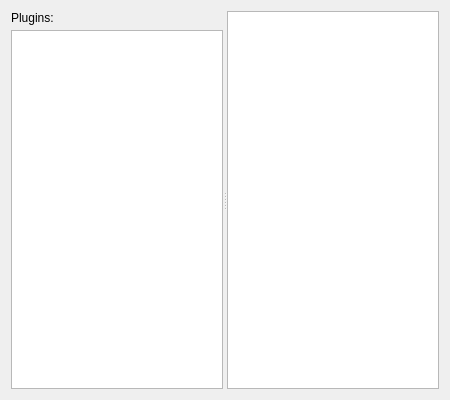
<?xml version="1.0" encoding="UTF-8"?>
<ui version="4.0">
 <class>PluginSettingDialog</class>
 <widget class="QWidget" name="PluginSettingDialog">
  <property name="geometry">
   <rect>
    <x>0</x>
    <y>0</y>
    <width>450</width>
    <height>400</height>
   </rect>
  </property>
  <property name="windowTitle">
   <string notr="true"/>
  </property>
  <layout class="QVBoxLayout" name="verticalLayout">
   <item>
    <widget class="QSplitter" name="splitter">
     <property name="orientation">
      <enum>Qt::Orientation::Horizontal</enum>
     </property>
     <widget class="QWidget" name="layoutWidget">
      <layout class="QVBoxLayout" name="verticalLayout_3">
       <property name="spacing">
        <number>5</number>
       </property>
       <item>
        <widget class="QLabel" name="label">
         <property name="text">
          <string>Plugins:</string>
         </property>
        </widget>
       </item>
       <item>
        <widget class="QListWidget" name="plglist"/>
       </item>
      </layout>
     </widget>
     <widget class="QTextBrowser" name="txtc"/>
    </widget>
   </item>
  </layout>
 </widget>
 <resources/>
 <connections/>
</ui>
